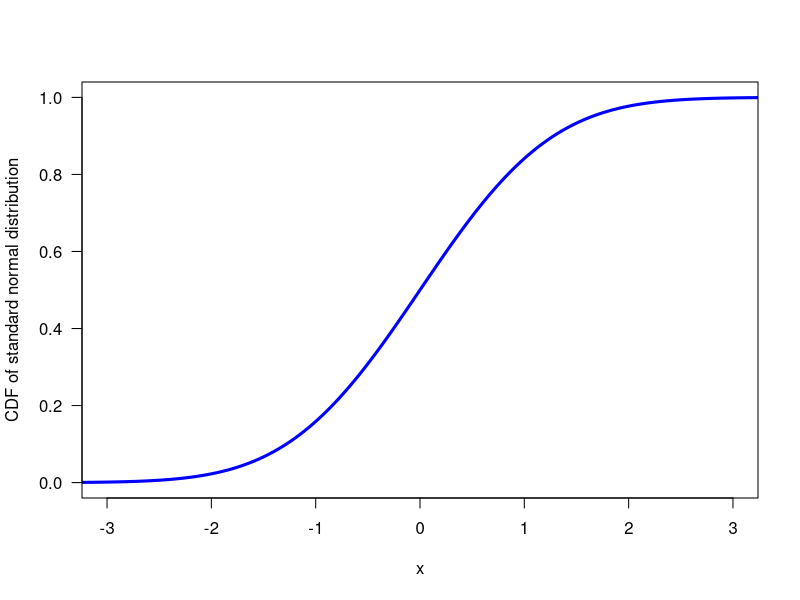

Reproduce this figure in R.
print('file: PDsPDFsNormalCDF.R')
# CDF of normal distribution
x = seq(-4,4,0.01); NCDF =  pnorm(x)
# png('NormalCDFstandardBook160103R.png',width=16,height=12,units='cm',res=300)
plot(x,NCDF,type='l',col='blue',lwd=3,xlab='x',
     ylab='CDF of standard normal distribution',las=1,xlim=c(-3,3))
# dev.off()
